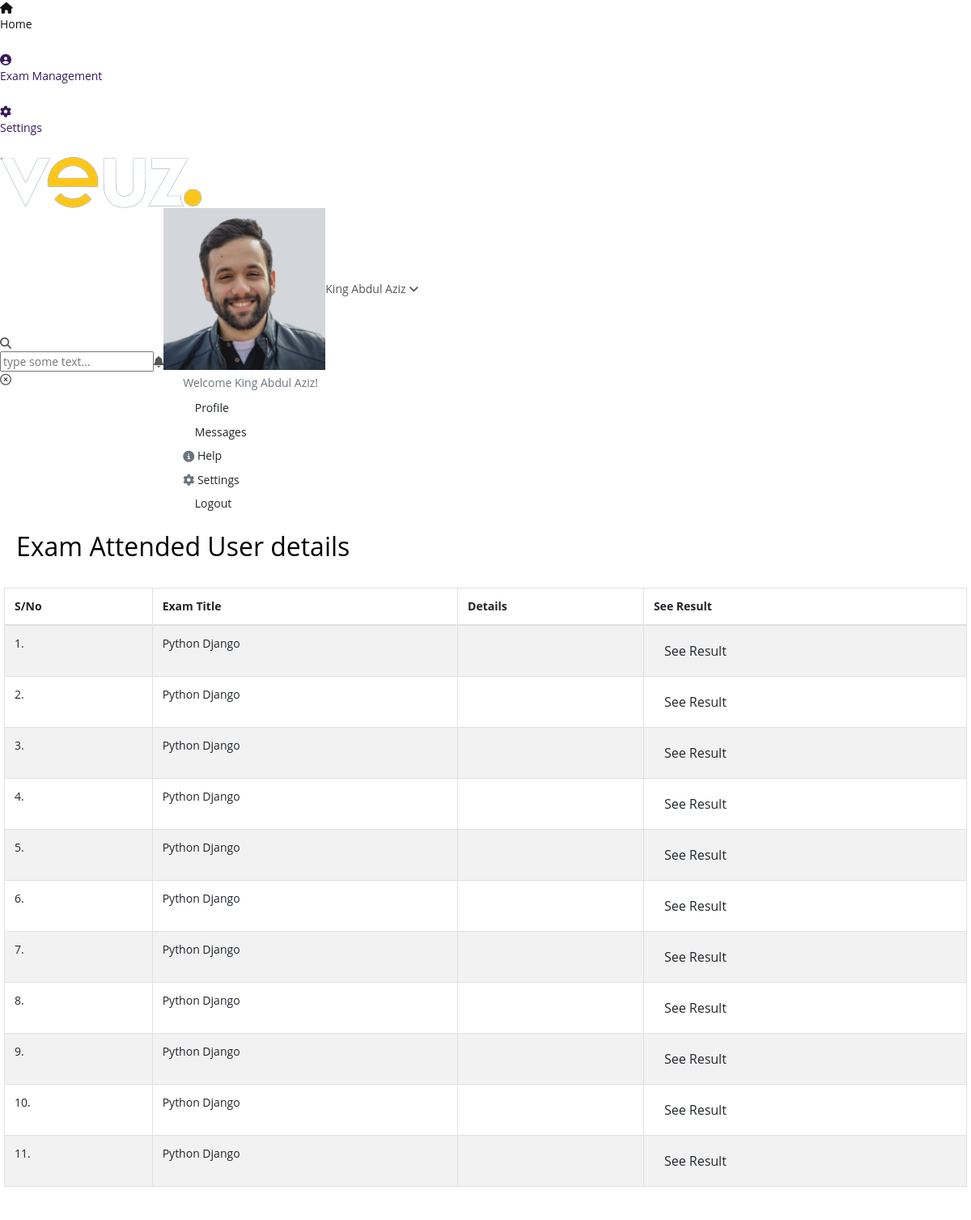
Page /attend_user?exam_id=18 on the earlier database version.
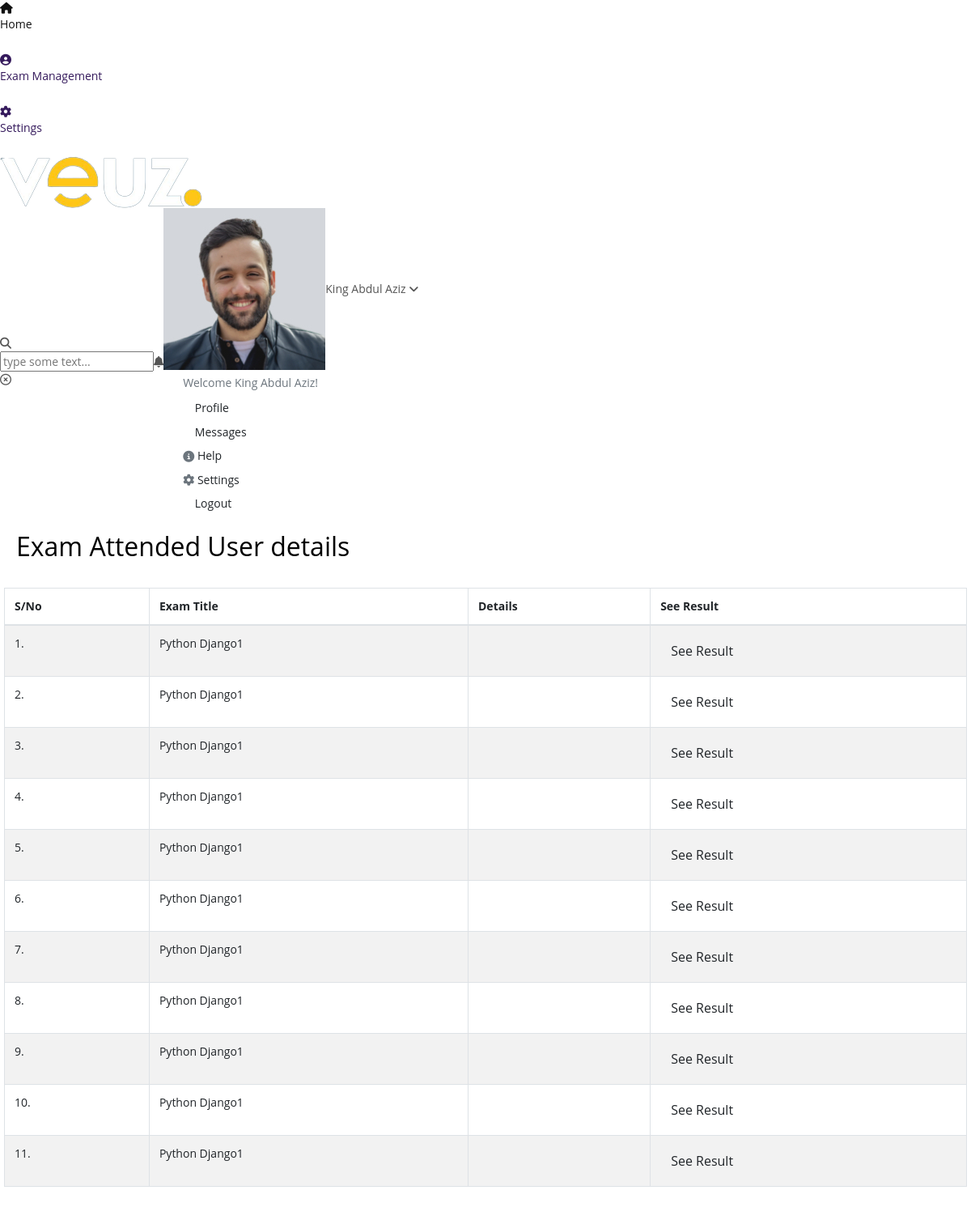
Same page on the later database version.
### app/models.py (models this page shows, shortened)
class Exam_attend_user(models.Model):
    exam_id  = models.ForeignKey(Main_Exam_Master, related_name="Exam_attend_user_exam_id", on_delete=models.CASCADE,null=True,db_index=True)
    user_type = models.CharField(choices=Exam_attend_user_type,null=True,max_length=25,db_index=True)
    auth_user = models.ForeignKey(User, related_name="Exam_attend_user_auth_id", on_delete=models.CASCADE,
                                   null=True,db_index=True)
    created_dt = models.DateField(auto_now_add=True,db_index=True)
    created_tm = models.TimeField(auto_now_add=True,db_index=True)
    attend_status = models.BooleanField(default=False,db_index=True)

class common_table(models.Model):
    created_by = models.ForeignKey(User, related_name="%(app_label)s_%(class)s_ownership",on_delete=models.CASCADE,null=True)
    created_dt = models.DateField(auto_now=True)
    updated_by =  models.ForeignKey(User, related_name="%(app_label)s_%(class)s_ownership1",on_delete=models.CASCADE,null=True)
    updated_dt = models.DateField(null=True)
    created_tm = models.TimeField(auto_now=True)
    updated_tm = models.TimeField(null=True)
    status = models.CharField(max_length=10, null=True)
    class Meta:
        abstract = True

class Main_Exam_Master(common_table):
    Exam_title = models.CharField(max_length=50,null=True,db_index=True)
    responsible_person = models.ForeignKey(User,related_name='Main_Exam_Master_auth_id',on_delete=models.CASCADE,null=True,db_index=True)
    background_image = models.FileField(upload_to='exam_background',null=True)
    start_message = models.TextField(db_index=True)
    end_message = models.TextField(db_index=True)
    layout = models.CharField(max_length=25,choices=layout_choice,null=True,db_index=True)
    progression_mode = models.CharField(max_length=25,choices=progression_choices,null=True,db_index=True)
    Exam_time_limit = models.TimeField(null=True)
    selection_mode = models.CharField(max_length=25,choices=selection_choices,null=True)
    scoring_mode = models.CharField(max_length=25,choices=scoring_choices,null=True)
    access_mode = models.CharField(max_length=25,choices=access_choices,null=True)
    Login_required = models.BooleanField(null=True)
    attempt_limit = models.IntegerField(null=True)
    Success_per = models.IntegerField(null=True)
    slug = models.SlugField(max_length=50, unique=True)
    back_button = models.BooleanField(default=False)

### app/views.py (the view)
# urls.py: path('attend_user',views.attend_user,name='attend_user'),
def attend_user(request):
    exam_id = request.GET.get("exam_id")
    attend_user_details = Exam_attend_user.objects.filter(exam_id=exam_id)
    context = {
        "attend_user_details":attend_user_details,
    }
    return render(request,'attend_user.html',context)

### app/templates/attend_user.html (shortened to what this page needs)
{% extends 'base.html' %}
{% load static %}
{% block content %}
<div class="content">
    <div class="container-fluid margin-class-this">
        <div class="row">
            <div class="col-md-12 px-0">
                <div class="card card-shadow">
                    <div class="card-body body-change card-border">
                        <div class="d-flex align-items-center justify-content-between">
                            <h2 class="main-heading-txt">Exam Attended User details</h2>
                        </div>
                        <div class="row mt-4">
                            <div class="col-md-12 col-sm-12 col-12 px-0">
                                <table id="datatable" class="table table-striped dt-responsive table-bordered nowrap table-padd" style="border-collapse: collapse; border-spacing: 0; width: 100%;">
                                    <thead class="border-class">
                                        <tr class="heading-text">
                                            <th>S/No</th>
                                            <th>Exam Title</th>
                                            <th>Details</th>
                                            <th>See Result</th>
                                        </tr>
                                    </thead>
                                    <tbody class="body-textcls vertcle-center">
                                        {% for i in attend_user_details %}
                                        <tr>
                                            <td>{{forloop.counter}}.</td>
                                            <td>{{i.exam_id.Exam_title}}</td>
                                            <td>
                                            </td>
                                            <td>
                                                <a href="see_result_admin?user_id={{i.id}}&exam_id={{i.exam_id.id}}"><button type="button" class="btn btn-see waves-effect m-b-5 exm-btns">See Result</button></a>
                                            </td>
                                        </tr>
                                        {% endfor %}
                                    </tbody>
                                </table>
                            </div>
                        </div>
                    </div>
                </div>
            </div>
          </div>
    </div>
</div>
{% endblock %}

### app/templates/base.html (shortened to what this page needs)
<!doctype html>
<html lang="en">
{% load static %}
<head>
    <link rel="stylesheet" href="{% static 'admin/css/morris.css' %}">
    <link href="{% static 'admin/css/bootstrap.min.css' %}" rel="stylesheet" type="text/css" />
    <link href="{% static 'admin/css/icons.css' %}" rel="stylesheet" type="text/css" />
    <link href="{% static 'admin/css/style.css' %}" rel="stylesheet" type="text/css" />
</head>
<body class="">
    <div id="wrapper">
        <div class="left side-menu">
            <div class="slimscroll-menu" id="remove-scroll">
                <div id="sidebar-menu" class="sidaber_menu">
                    <ul class="" id="side-menu">
                        <li>
                            <a class="splnav" href="index"> <i class="fa fa-home"></i>
                                <p>Home</p>
                            </a>
                        </li>
                        <li>
                            <a href="exam" class="splnav"> <i class="fa fa-user-circle"></i>
                                <p>Exam Management</p>
                            </a>
                        </li>
                        <li class="bootm_toggle_settings_button ">
                            <a class="splnav bdr_btmnone_nav" href="user_management"> <i class="fa fa-cog"></i>
                                <p>Settings</p>
                            </a>
                        </li>
                    </ul>
                </div>
            </div>
        </div>
        <div class="content-page">
            <div class="topbar">
                <div class="navbar-header">
                    <div class="d-flex">
                        <div class="binance">
                            <a href="index"> <img src="./static/admin/img/logo.png" alt=""></a>
                        </div>
                    </div>
                    <div class="d-flex align-items-center icns">
                        <div class="search-bar">
                            <div class="search-bar__search-icon"><i class="fas fa-search"></i></div>
                            <div class="search-bar__search-input">
                                <input type="text" placeholder="type some text..." />
                            </div>
                            <div class="search-bar__close-icon"><i class="far fa-times-circle"></i></div>
                        </div>
                        <div class="dropdown topbar-head-dropdown ms-1 header-item">
                            <i class="fas fa-bell fs-icn">
                                <span
                                    class="position-absolute topbar-badge fs-9 translate-middle badge rounded-pill bg-red">04</span></i>
                        </div>
                        <div class="dropdown header-item topbar-user king button-drpdown">
                            <span class="d-flex align-items-center drpdown-toggle">
                                <img class="header-profile-user" src="./static/admin/img/users/avatar-7.jpg" alt="Header Avatar">
                                <span class="text-start ms-xl-2">
                                    <span class="d-none d-xl-inline-block ms-1 fw-medium user-name-text">King Abdul
                                        Aziz</span>
                                    <i class="pro-icn fa fa-angle-down"></i>
                                </span>
                            </span>
                            <div class="drpdown-menu">
                                <h6 class="dropdown-header">Welcome King Abdul Aziz!</h6>
                                <a class="dropdown-item" href="#"><i
                                        class="mdi mdi-account-circle text-muted fs-16 align-middle me-1"></i> <span
                                        class="align-middle">Profile</span></a>
                                <a class="dropdown-item" href="#"><i
                                        class="mdi mdi-message-text-outline text-muted fs-16 align-middle me-1"></i>
                                    <span class="align-middle">Messages</span></a>
                                <a class="dropdown-item" href="#"><i
                                        class="fas fa-info-circle text-muted fs-16 align-middle me-1"></i> <span
                                        class="align-middle">Help</span></a>
                                <a class="dropdown-item" href="settings.html"><i
                                        class="fas fa-cog text-muted fs-16 align-middle me-1"></i> <span
                                        class="align-middle">Settings</span></a>
                                <a class="dropdown-item" href="#"><i
                                        class="mdi mdi-logout text-muted fs-16 align-middle me-1"></i> <span
                                        class="align-middle" data-key="t-logout">Logout</span></a>
                            </div>
                        </div>
                    </div>
                </div>
            </div>
            <div class="content">
                {% block content %}
                {% endblock %}
              </div>
        </div>
    </div>
</body>
</html>

### app/static/exam_page/css/style.css (style rules this page uses)
html * { -webkit-font-smoothing: antialiased; -moz-osx-font-smoothing: grayscale }
body { background: #fff; font-size: 14px; font-size: 0.875rem; line-height: 1.4; font-family: 'Open Sans', sans-serif !important; color: #555; }
h1, h2, h3, h4, h5, h6 { color: #000 }
p { margin-bottom: 25px }
ul, ol { list-style: none; margin: 0 0 25px 0; padding: 0 }
a { color: #351A5C; text-decoration: none; -moz-transition: all 0.3s ease-in-out; -o-transition: all 0.3s ease-in-out; -webkit-transition: all 0.3s ease-in-out; -ms-transition: all 0.3s ease-in-out; transition: all 0.3s ease-in-out; outline: none }
.card { border-radius: 0; border: 0; margin-bottom: 5px }
.btn { cursor: pointer; align-items: center; display: flex; flex-flow: column; }

Differences in the rows shown:
changed through a linked row, Exam_attend_user (number 1 of 11 on the later page): exam_id.Exam_title "Python Django" → "Python Django1"
changed through a linked row, Exam_attend_user (number 2 of 11 on the later page): exam_id.Exam_title "Python Django" → "Python Django1"
changed through a linked row, Exam_attend_user (number 3 of 11 on the later page): exam_id.Exam_title "Python Django" → "Python Django1"
changed through a linked row, Exam_attend_user (number 4 of 11 on the later page): exam_id.Exam_title "Python Django" → "Python Django1"
changed through a linked row, Exam_attend_user (number 5 of 11 on the later page): exam_id.Exam_title "Python Django" → "Python Django1"
changed through a linked row, Exam_attend_user (number 6 of 11 on the later page): exam_id.Exam_title "Python Django" → "Python Django1"
changed through a linked row, Exam_attend_user (number 7 of 11 on the later page): exam_id.Exam_title "Python Django" → "Python Django1"
changed through a linked row, Exam_attend_user (number 8 of 11 on the later page): exam_id.Exam_title "Python Django" → "Python Django1"
changed through a linked row, Exam_attend_user (number 9 of 11 on the later page): exam_id.Exam_title "Python Django" → "Python Django1"
changed through a linked row, Exam_attend_user (number 10 of 11 on the later page): exam_id.Exam_title "Python Django" → "Python Django1"
changed through a linked row, Exam_attend_user (number 11 of 11 on the later page): exam_id.Exam_title "Python Django" → "Python Django1"
